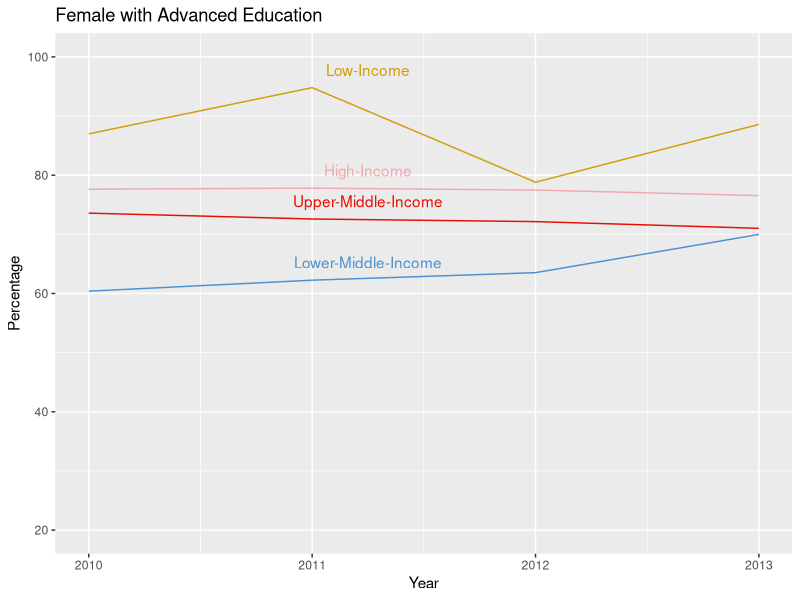
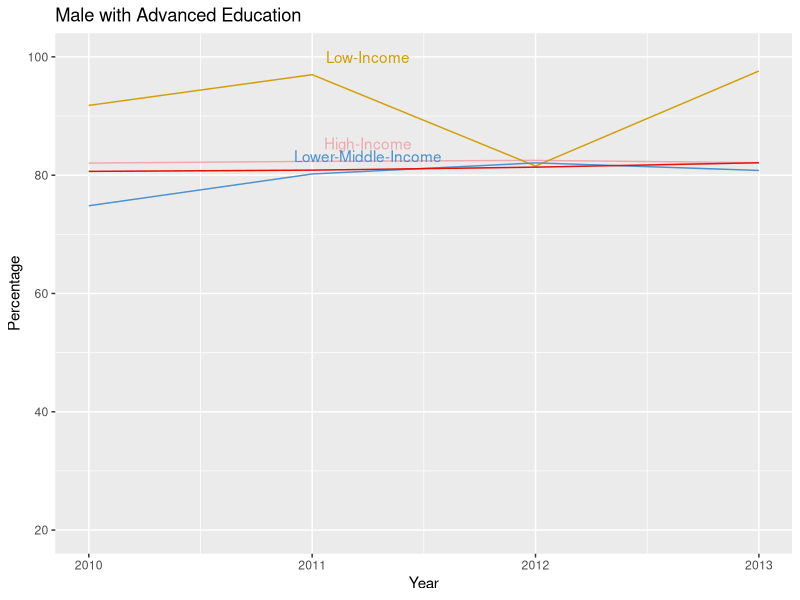
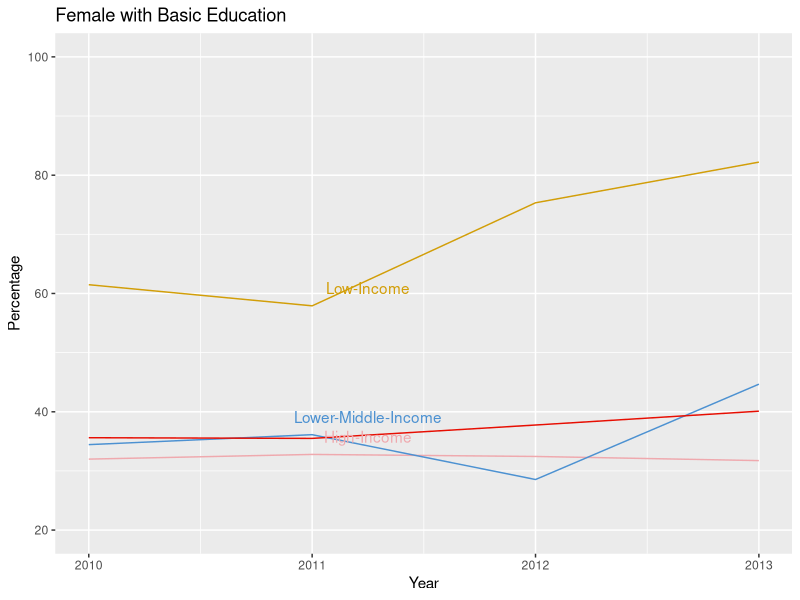
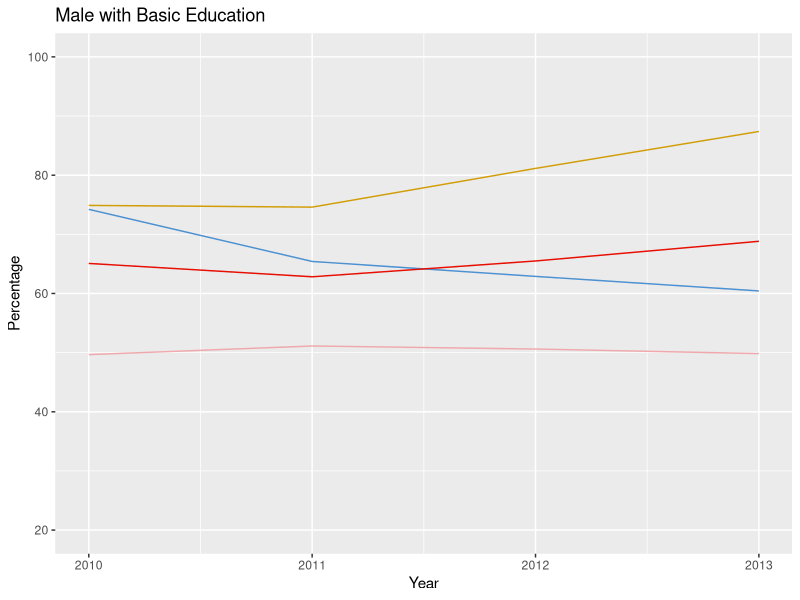
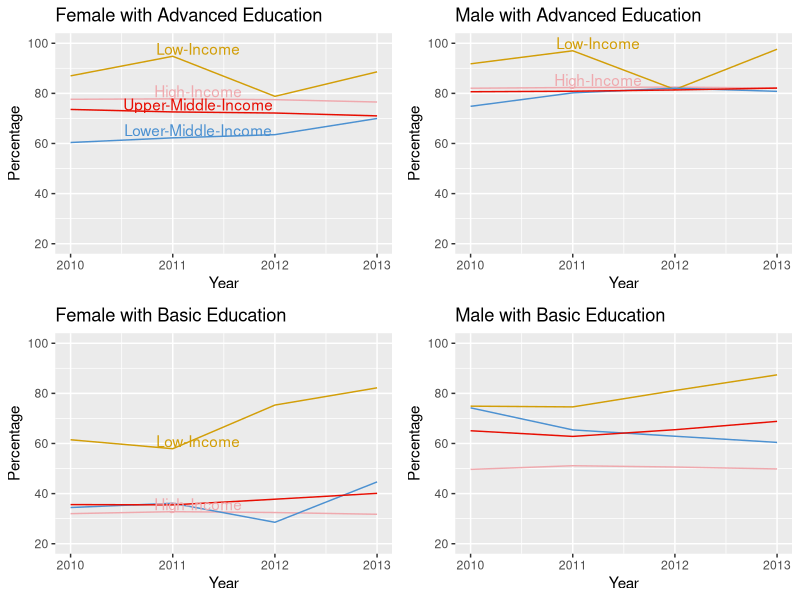
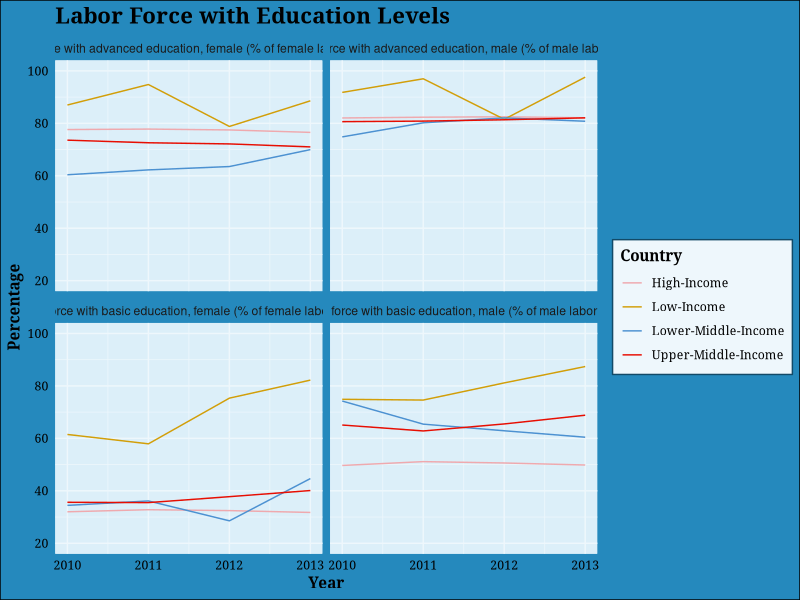
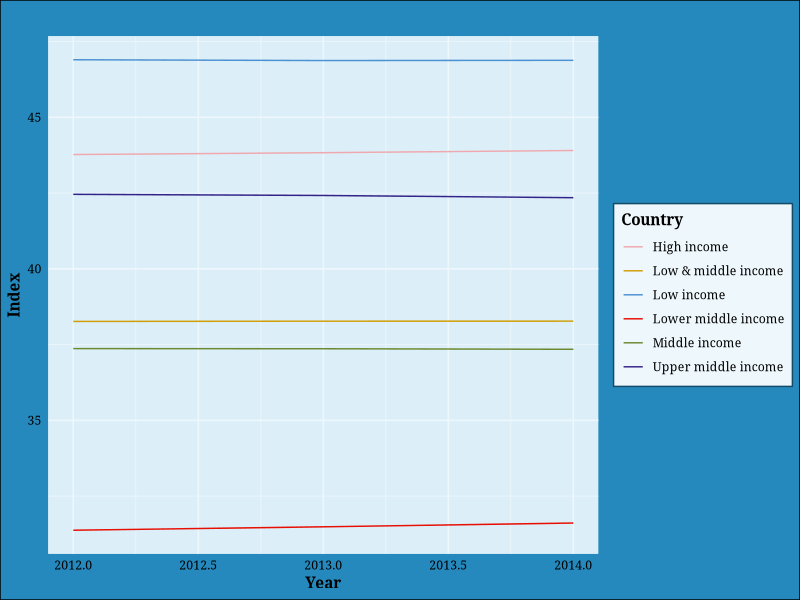

Write the R code that produced these figures, in order.
## ---- chunk 1
library(ggplot2)
library(dplyr)
library(tidyr)
## ---- chunk 2
read <- read.csv('../../cleaned_data/labor_force_all.csv')
read <- select(read, -Country.Code, -Indicator.Code)
unique_values1 <- unique(read$Indicator.Name)
print(unique_values1)
## ---- chunk 3
# Unpivot the data
read <- pivot_longer(read, cols = -c(1:2), names_to = "Year", values_to = "Value")
read <- na.omit(read)
read$Year <- gsub("X", "", read$Year)
read$Year <- as.numeric(read$Year)
## ---- chunk 4
# Define income groups
low_income <- c(
    "Afghanistan", "Korea, Dem. People's Rep", "South Sudan", "Burkina Faso", "Liberia",
    "Sudan", "Burundi", "Madagascar", "Syrian Arab Republic", "Central African Republic",
    "Malawi", "Togo", "Chad", "Mali", "Uganda", "Congo, Dem. Rep", "Mozambique",
    "Yemen, Rep.", "Eritrea", "Niger", "Ethiopia", "Rwanda", "Gambia, The", "Sierra Leone",
    "Guinea-Bissau", "Somalia"
)

lower_middle_income <- c(
    "Angola", "Jordan", "Philippines", "Algeria", "India", "Samoa", "Bangladesh",
    "Iran, Islamic Rep", "São Tomé and Principe", "Benin", "Kenya", "Senegal", "Bhutan",
    "Kiribati", "Solomon Islands", "Bolivia", "Kyrgyz Republic", "Sri Lanka", "Cabo Verde",
    "Lao PDR", "Tanzania", "Cambodia", "Lebanon", "Tajikistan", "Cameroon", "Lesotho",
    "Timor-Leste", "Comoros", "Mauritania", "Tunisia", "Congo, Rep.", "Micronesia, Fed. Sts.",
    "Ukraine", "Côte d'Ivoire", "Mongolia", "Uzbekistan", "Djibouti", "Morocco", "Vanuatu",
    "Egypt, Arab Rep.", "Myanmar", "Vietnam", "Eswatini", "Nepal", "Zambia", "Ghana",
    "Nicaragua", "Zimbabwe", "Guinea", "Nigeria", "Haiti", "Pakistan", "Honduras",
    "Papua New Guinea"
)

upper_middle_income <- c(
    "Albania", "Fiji", "North Macedonia", "Argentina", "Gabon", "Palau", "Armenia",
    "Georgia", "Paraguay", "Azerbaijan", "Grenada", "Peru", "Belarus", "Guatemala",
    "Russian Federation", "Belize", "Indonesia", "Serbia", "Bosnia and Herzegovina",
    "Iraq", "South Africa", "Botswana", "Jamaica", "St. Lucia", "Brazil", "Kazakhstan",
    "St. Vincent and the Grenadines", "Bulgaria", "Kosovo", "Suriname", "China", "Libya",
    "Thailand", "Colombia", "Malaysia", "Tonga", "Costa Rica", "Maldives", "Türkiye",
    "Cuba", "Marshall Islands", "Turkmenistan", "Dominica", "Mauritius", "Tuvalu",
    "Dominican Republic", "Mexico", "West Bank and Gaza", "El Salvador", "Moldova",
    "Equatorial Guinea", "Montenegro", "Ecuador", "Namibia"
)

high_income <- c(
    "American Samoa", "Germany", "Oman", "Andorra", "Gibraltar", "Panama", "Antigua and Barbuda",
    "Greece", "Poland", "Aruba", "Greenland", "Portugal", "Australia", "Guam", "Puerto Rico",
    "Austria", "Hong Kong SAR, China", "Qatar", "Bahamas, The", "Hungary", "Romania", "Bahrain",
    "Iceland", "San Marino", "Barbados", "Ireland", "Saudi Arabia", "Belgium", "Isle of Man",
    "Seychelles", "Bermuda", "Israel", "Singapore", "British Virgin Islands", "Italy",
    "Sint Maarten (Dutch part)", "Brunei Darussalam", "Japan", "Slovak Republic", "Canada",
    "Korea, Rep.", "Slovenia", "Cayman Islands", "Kuwait", "Spain", "Channel Islands", "Latvia",
    "St. Kitts and Nevis", "Chile", "Liechtenstein", "St. Martin (French part)", "Croatia",
    "Lithuania", "Sweden", "Curaçao", "Luxembourg", "Switzerland", "Cyprus", "Macao SAR, China",
    "Taiwan, China", "Czech Republic", "Malta", "Trinidad and Tobago", "Denmark", "Monaco",
    "Turks and Caicos Islands", "Estonia", "Nauru", "United Arab Emirates", "Faroe Islands",
    "Netherlands", "United Kingdom", "Finland", "New Caledonia", "United States", "France",
    "New Zealand", "Uruguay", "French Polynesia", "Northern Mariana Islands", "Virgin Islands (U.S.)",
    "Guyana", "Norway"
)

# Create income_groups list
income_groups <- list(
    low_income = low_income,
    lower_middle_income = lower_middle_income,
    upper_middle_income = upper_middle_income,
    high_income = high_income
)

## ---- chunk 5
# Assuming you have loaded your dataframe into a variable named df
# And you have already created the income_groups list as provided earlier
# Assuming your dataframe is named "read_df"
# And you have already created the income_groups list as provided earlier

# Function to categorize countries into income groups
categorize_income <- function(country_name) {
  if (country_name %in% income_groups$low_income) {
    return("Low-Income")
  } else if (country_name %in% income_groups$lower_middle_income) {
    return("Lower-Middle-Income")
  } else if (country_name %in% income_groups$upper_middle_income) {
    return("Upper-Middle-Income")
  } else if (country_name %in% income_groups$high_income) {
    return("High-Income")
  } else {
    return(NA) # Handle countries not found in any income group
  }
}

# Apply the function to create a new column with income groupings
read$Income_Group <- sapply(read$Country.Name, categorize_income)


read <- read[!is.na(read$Country.Name), ]

## ---- chunk 6

#df <- read.csv('../data/tidy_data.csv')

#unique_values <- unique(df$Series.Name)
#print(unique_values)
## ---- chunk 7
# Load the tidy data
#df <- read.csv('../data/tidy_data.csv')

# Display the first few rows of the data frame
#print(head(df))

# Select rows where the 'Series Name' column matches specific conditions
df <- read[(read$Indicator.Name == "Labor force with advanced education, female (% of female labor force)"),]
df <- na.omit(df)

# Calculate average percentage by income group
df_avg <- aggregate(Value ~ Income_Group+Year, data = df, FUN = mean, na.rm = TRUE)

df_avg <- df_avg[(df_avg$Year>=2010) & (df_avg$Year<=2013),]

df_label <- df_avg[(df_avg$Year==2011),]

#df <- df[((df$Country.Name == "High income") | (df$Country.Name == "Upper middle income") | (df$Country.Name == "Lower middle income") | (df$Country.Name == "Low income")) ,]

#df <- df[((df$Country.Name == "Euro area") | (df$Country.Name == "Europe & Central Asia") | (df$Country.Name == "South Africa") | (df$Country.Name == "Latin America & Caribbean")) ,]

#df <- df[((df$Year==2012) | (df$Year==2013) | (df$Year==2014)) ,]
#df <- df[((df$Country.Name=="Euro area") | (df$Country.Name=="Europe & Central Asia") | (df$Country.Name=="Latin America & Caribbean")) ,]

tiana_palette <- c('#EFA9AE','#D29E08','#4C91D1','#E70E02','#6B892F',  '#332288')
#tiana_palette <- c('#E70E02','#6B892F',  '#332288')

## ---- chunk 8
plot1 <- ggplot(df_avg, aes(x = Year, y = Value, color = Income_Group)) +
  geom_line() +
  scale_color_manual(values = tiana_palette, name="Country") +
  #scale_x_continuous(breaks = seq(2000, 2020, by = 2)) + 
  ylim(20, 100) + 
  theme(legend.position = "none") +
  labs(title = "Female with Advanced Education",
       x = "Year",
       y = "Percentage") + geom_text(data = df_label, aes(label = Income_Group),
            nudge_x = 0.25, nudge_y = 3, check_overlap = TRUE)

print(plot1)
## ---- chunk 9
# Load the tidy data
#df <- read.csv('../data/tidy_data.csv')

# Display the first few rows of the data frame
#print(head(df))

# Select rows where the 'Series Name' column matches specific conditions
df <- read[(read$Indicator.Name == "Labor force with advanced education, male (% of male labor force)"),]
df <- na.omit(df)

# Calculate average percentage by income group
df_avg <- aggregate(Value ~ Income_Group+Year, data = df, FUN = mean, na.rm = TRUE)

df_avg <- df_avg[(df_avg$Year>=2010) & (df_avg$Year<=2013),]
df_label <- df_avg[(df_avg$Year==2011),]

tiana_palette <- c('#EFA9AE','#D29E08','#4C91D1','#E70E02','#6B892F',  '#332288')
#tiana_palette <- c('#E70E02','#6B892F',  '#332288')

## ---- chunk 10
plot2 <- ggplot(df_avg, aes(x = Year, y = Value, color = Income_Group)) +
  geom_line() +
  scale_color_manual(values = tiana_palette, name="Country") +
  #scale_x_continuous(breaks = seq(2000, 2020, by = 2)) + 
  ylim(20, 100) + 
  theme(legend.position = "none") +
  labs(title = "Male with Advanced Education",
       x = "Year",
       y = "Percentage") + geom_text(data = df_label, aes(label = Income_Group),
            nudge_x = 0.25, nudge_y = 3, check_overlap = TRUE)

print(plot2)
## ---- chunk 11
# Load the tidy data
#df <- read.csv('../data/tidy_data.csv')

# Display the first few rows of the data frame
#print(head(df))

# Select rows where the 'Series Name' column matches specific conditions
df <- read[(read$Indicator.Name == "Labor force with basic education, female (% of female labor force)"),]
df <- na.omit(df)

# Calculate average percentage by income group
df_avg <- aggregate(Value ~ Income_Group+Year, data = df, FUN = mean, na.rm = TRUE)

df_avg <- df_avg[(df_avg$Year>=2010) & (df_avg$Year<=2013),]
df_label <- df_avg[(df_avg$Year==2011),]

tiana_palette <- c('#EFA9AE','#D29E08','#4C91D1','#E70E02','#6B892F',  '#332288')
#tiana_palette <- c('#E70E02','#6B892F',  '#332288')

## ---- chunk 12
plot3 <- ggplot(df_avg, aes(x = Year, y = Value, color = Income_Group)) +
  geom_line() +
  scale_color_manual(values = tiana_palette, name="Country") +
  #scale_x_continuous(breaks = seq(2000, 2020, by = 2)) + 
  ylim(20, 100) +  
  theme(legend.position = "none") +
  labs(title = "Female with Basic Education",
       x = "Year",
       y = "Percentage") + geom_text(data = df_label, aes(label = Income_Group),
            nudge_x = 0.25, nudge_y = 3, check_overlap = TRUE)

print(plot3)
## ---- chunk 13
# Load the tidy data
#df <- read.csv('../data/tidy_data.csv')

# Display the first few rows of the data frame
#print(head(df))

# Select rows where the 'Series Name' column matches specific conditions
df <- read[(read$Indicator.Name == "Labor force with basic education, male (% of male labor force)"),]
df <- na.omit(df)

# Calculate average percentage by income group
df_avg <- aggregate(Value ~ Income_Group+Year, data = df, FUN = mean, na.rm = TRUE)

df_avg <- df_avg[(df_avg$Year>=2010) & (df_avg$Year<=2013),]
df_label <- df_avg[(df_avg$Year==2011),]

tiana_palette <- c('#EFA9AE','#D29E08','#4C91D1','#E70E02','#6B892F',  '#332288')
#tiana_palette <- c('#E70E02','#6B892F',  '#332288')

## ---- chunk 14
plot4 <- ggplot(df_avg, aes(x = Year, y = Value, color = Income_Group)) +
  geom_line() +
  scale_color_manual(values = tiana_palette, name="Country") +
  #scale_x_continuous(breaks = seq(2000, 2020, by = 2)) + 
  ylim(20, 100) + 
  theme(legend.position = "right", legend.key.size = unit(0.5, "lines")) +
  theme(legend.position = "none") +
  labs(title = "Male with Basic Education",
       x = "Year",
       y = "Percentage")

print(plot4)
## ---- chunk 15

library(gridExtra)

facet_plots <- grid.arrange(plot1, plot2, plot3, plot4, ncol = 2)


print(facet_plots)

## ---- chunk 16

my_theme <- theme_minimal() +
  theme(
    plot.background = element_rect(fill = "#2589BD"),
    axis.title.x = element_text(family = "Georgia", color="black"),
    axis.ticks = element_blank(),
    axis.text = element_text(family = "Georgia", color="black"),
    plot.subtitle = element_text(family = "Georgia", face = "italic"),
    panel.background = element_rect(fill = "#DCEFF9", color="#DCEFF9"),
    panel.grid.minor = element_line(color="#EEF7FC"),
    panel.grid.major = element_line(color = "#EEF7FC"),
    legend.key = element_rect(fill = "#EEF7FC", color="#EEF7FC"),
    legend.background = element_rect(fill="#EEF7FC", color="#124A68"), 
    legend.text = element_text(family = "Georgia"),
    plot.title = element_text(family = "Georgia", size = 16, face = "bold"),
    axis.title = element_text(family = "Georgia", face = "bold"),
    legend.title = element_text(family = "Georgia", face = "bold"),
    plot.caption = element_text(family = "Georgia", face = "italic"))

## ---- chunk 17
theme_set(my_theme)
## ---- chunk 18


# Load the tidy data
# df <- read.csv('../data/tidy_data.csv')

# Display the first few rows of the data frame
# print(head(df))

# Select rows where the 'Series Name' column matches specific conditions
df <- read[((read$Indicator.Name == "Labor force with advanced education, female (% of female labor force)") | (read$Indicator.Name == "Labor force with advanced education, male (% of male labor force)") | (read$Indicator.Name == "Labor force with basic education, female (% of female labor force)") |
(read$Indicator.Name == "Labor force with basic education, male (% of male labor force)")),]
df <- na.omit(df)

# Calculate average percentage by income group
df_avg <- aggregate(Value ~ Income_Group + Year + Indicator.Name, data = df, FUN = mean, na.rm = TRUE)

# Filter for the years 2010 to 2013
df_avg <- df_avg[df_avg$Year >= 2010 & df_avg$Year <= 2013, ]

# Filter for the year 2011 to use for labeling
df_label <- df_avg[df_avg$Year == 2011, ]

tiana_palette <- c('#EFA9AE','#D29E08','#4C91D1','#E70E02','#6B892F',  '#332288')

# Define the plot function
plot_fun <- function(df, df_label, title) {
  ggplot(df, aes(x = Year, y = Value, color = Income_Group)) +
    geom_line() +
    geom_text(data = df_label, aes(label = Income_Group),
              nudge_x = 0.25, nudge_y = 3, check_overlap = TRUE) +
    scale_color_manual(values = tiana_palette, name = "Country") +
    ylim(20, 100) + 
    labs(title = title,
         x = "Year",
         y = "Percentage") +
    theme(legend.position = "none")
}

# Create facet_wrap plot
facet_plot <- ggplot(df_avg, aes(x = Year, y = Value, color = Income_Group)) +
  geom_line() +
  scale_color_manual(values = tiana_palette, name = "Country") +
  ylim(20, 100) +
  labs(title = "Labor Force with Education Levels",
       x = "Year",
       y = "Percentage") +
  facet_wrap(~Indicator.Name)

print(facet_plot)

## ---- chunk 19
#unique(read$Country.Name)
## ---- chunk 20
head(read)
## ---- chunk 21
df1=read
## ---- chunk 22
# Define the specific values
specific_values <- c("Upper middle income", "Middle income", "Lower middle income", "High income", "Low & middle income", "Low income")

# Subset the dataframe to include only rows with the specific values in the column
subset_df <- df1[df1$Country.Name %in% specific_values, ]

# View the subsetted dataframe
head(subset_df)

## ---- chunk 23
# Define income groups
low_income <- c(
    "Afghanistan", "Korea, Dem. People's Rep", "South Sudan", "Burkina Faso", "Liberia",
    "Sudan", "Burundi", "Madagascar", "Syrian Arab Republic", "Central African Republic",
    "Malawi", "Togo", "Chad", "Mali", "Uganda", "Congo, Dem. Rep", "Mozambique",
    "Yemen, Rep.", "Eritrea", "Niger", "Ethiopia", "Rwanda", "Gambia, The", "Sierra Leone",
    "Guinea-Bissau", "Somalia"
)

lower_middle_income <- c(
    "Angola", "Jordan", "Philippines", "Algeria", "India", "Samoa", "Bangladesh",
    "Iran, Islamic Rep", "São Tomé and Principe", "Benin", "Kenya", "Senegal", "Bhutan",
    "Kiribati", "Solomon Islands", "Bolivia", "Kyrgyz Republic", "Sri Lanka", "Cabo Verde",
    "Lao PDR", "Tanzania", "Cambodia", "Lebanon", "Tajikistan", "Cameroon", "Lesotho",
    "Timor-Leste", "Comoros", "Mauritania", "Tunisia", "Congo, Rep.", "Micronesia, Fed. Sts.",
    "Ukraine", "Côte d'Ivoire", "Mongolia", "Uzbekistan", "Djibouti", "Morocco", "Vanuatu",
    "Egypt, Arab Rep.", "Myanmar", "Vietnam", "Eswatini", "Nepal", "Zambia", "Ghana",
    "Nicaragua", "Zimbabwe", "Guinea", "Nigeria", "Haiti", "Pakistan", "Honduras",
    "Papua New Guinea"
)

upper_middle_income <- c(
    "Albania", "Fiji", "North Macedonia", "Argentina", "Gabon", "Palau", "Armenia",
    "Georgia", "Paraguay", "Azerbaijan", "Grenada", "Peru", "Belarus", "Guatemala",
    "Russian Federation", "Belize", "Indonesia", "Serbia", "Bosnia and Herzegovina",
    "Iraq", "South Africa", "Botswana", "Jamaica", "St. Lucia", "Brazil", "Kazakhstan",
    "St. Vincent and the Grenadines", "Bulgaria", "Kosovo", "Suriname", "China", "Libya",
    "Thailand", "Colombia", "Malaysia", "Tonga", "Costa Rica", "Maldives", "Türkiye",
    "Cuba", "Marshall Islands", "Turkmenistan", "Dominica", "Mauritius", "Tuvalu",
    "Dominican Republic", "Mexico", "West Bank and Gaza", "El Salvador", "Moldova",
    "Equatorial Guinea", "Montenegro", "Ecuador", "Namibia"
)

high_income <- c(
    "American Samoa", "Germany", "Oman", "Andorra", "Gibraltar", "Panama", "Antigua and Barbuda",
    "Greece", "Poland", "Aruba", "Greenland", "Portugal", "Australia", "Guam", "Puerto Rico",
    "Austria", "Hong Kong SAR, China", "Qatar", "Bahamas, The", "Hungary", "Romania", "Bahrain",
    "Iceland", "San Marino", "Barbados", "Ireland", "Saudi Arabia", "Belgium", "Isle of Man",
    "Seychelles", "Bermuda", "Israel", "Singapore", "British Virgin Islands", "Italy",
    "Sint Maarten (Dutch part)", "Brunei Darussalam", "Japan", "Slovak Republic", "Canada",
    "Korea, Rep.", "Slovenia", "Cayman Islands", "Kuwait", "Spain", "Channel Islands", "Latvia",
    "St. Kitts and Nevis", "Chile", "Liechtenstein", "St. Martin (French part)", "Croatia",
    "Lithuania", "Sweden", "Curaçao", "Luxembourg", "Switzerland", "Cyprus", "Macao SAR, China",
    "Taiwan, China", "Czech Republic", "Malta", "Trinidad and Tobago", "Denmark", "Monaco",
    "Turks and Caicos Islands", "Estonia", "Nauru", "United Arab Emirates", "Faroe Islands",
    "Netherlands", "United Kingdom", "Finland", "New Caledonia", "United States", "France",
    "New Zealand", "Uruguay", "French Polynesia", "Northern Mariana Islands", "Virgin Islands (U.S.)",
    "Guyana", "Norway"
)

# Create income_groups list
income_groups <- list(
    low_income = low_income,
    lower_middle_income = lower_middle_income,
    upper_middle_income = upper_middle_income,
    high_income = high_income
)

## ---- chunk 24
# Assuming you have loaded your dataframe into a variable named df
# And you have already created the income_groups list as provided earlier
# Assuming your dataframe is named "read_df"
# And you have already created the income_groups list as provided earlier

# Function to categorize countries into income groups
categorize_income <- function(country_name) {
  if (country_name %in% income_groups$low_income) {
    return("Low-Income")
  } else if (country_name %in% income_groups$lower_middle_income) {
    return("Lower-Middle-Income")
  } else if (country_name %in% income_groups$upper_middle_income) {
    return("Upper-Middle-Income")
  } else if (country_name %in% income_groups$high_income) {
    return("High-Income")
  } else {
    return(NA) # Handle countries not found in any income group
  }
}

# Apply the function to create a new column with income groupings
read$Income_Group <- sapply(read$Country.Name, categorize_income)


read <- read[!is.na(read$Country.Name), ]

## ---- chunk 25
df <- subset_df
df <- df[((df$Year==2012) | (df$Year==2013) | (df$Year==2014)) ,]
df <- df[(df$Indicator.Name=="Labor force, female (% of total labor force)"),]
tiana_palette <- c('#EFA9AE','#D29E08','#4C91D1','#E70E02','#6B892F',  '#332288')
## ---- chunk 26
oecd_plot <- ggplot(df, aes(x = Year, y = Value, color = Country.Name)) +
  geom_line() +
  scale_color_manual(values = tiana_palette, name="Country") +
  #scale_x_continuous(breaks = seq(2000, 2020, by = 2)) + 
  labs(title = "",
       x = "Year",
       y = "Index")

print(oecd_plot)
